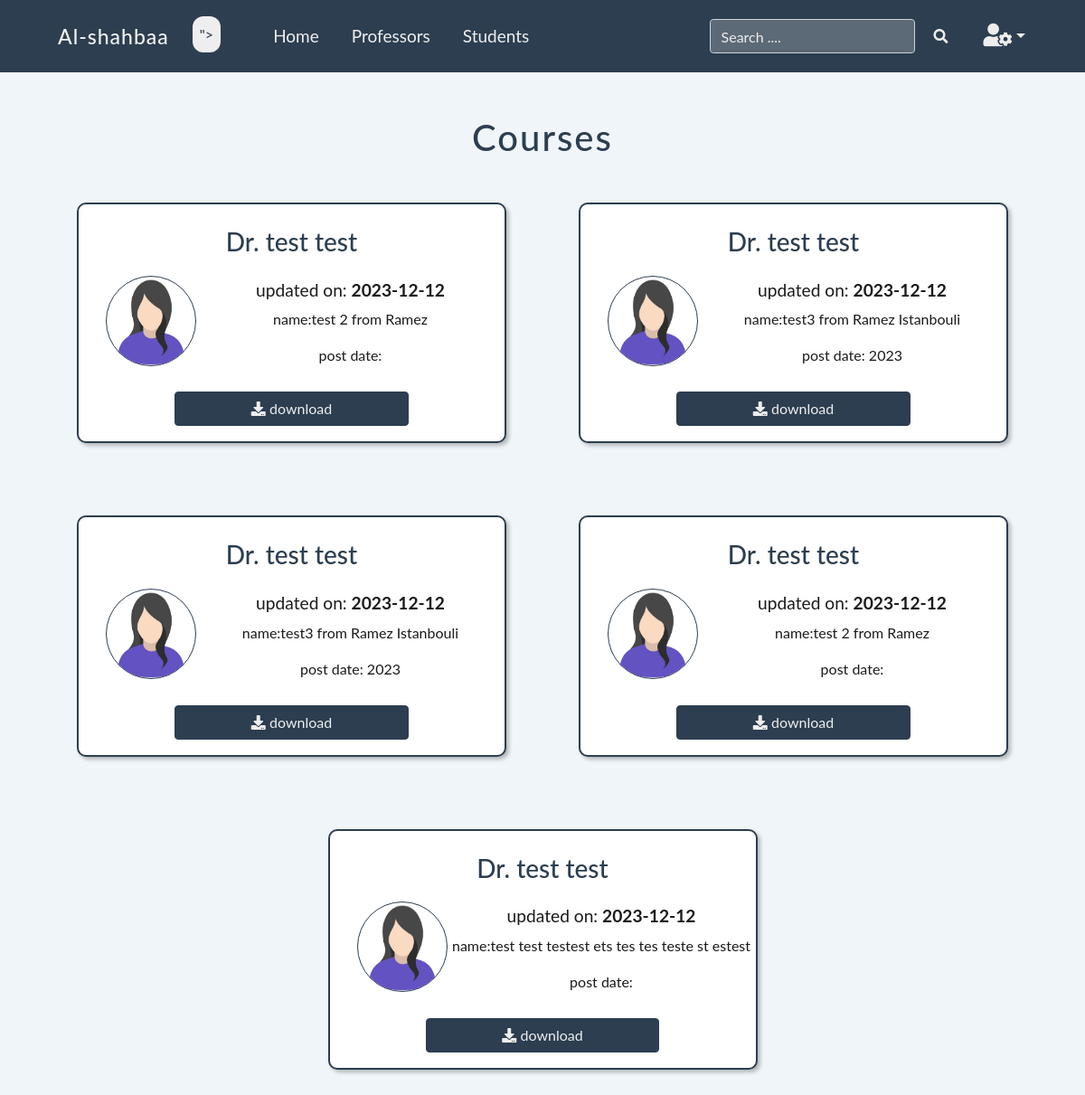
Screenshot of /home.php?u_id= (signed in) with the database file from the repository.
### tables this page shows
CREATE TABLE `post` (
  `postId` int(11) NOT NULL,
  `publisher` int(11) NOT NULL,
  `content` varchar(255) NOT NULL,
  `PDF` int(255) NOT NULL,
  `date` date NOT NULL,
  `course` varchar(255) NOT NULL
);

CREATE TABLE `doctor` (
  `Id` int(11) NOT NULL,
  `firstName` varchar(255) NOT NULL,
  `lastName` varchar(255) NOT NULL,
  `username` varchar(255) NOT NULL,
  `password` varchar(255) NOT NULL,
  `specialization` int(11) NOT NULL,
  `gender` int(11) NOT NULL,
  `Image` varchar(255) NOT NULL,
  `cover` varchar(255) NOT NULL,
  `isDoctor` int(1) NOT NULL
);

### includes/userSession.php (called while the page is built, shortened)
<?php
    $user = $_SESSION['username'];
    ?>

### includes/getPosts.php (the view, shortened to what this page needs)
<?php
include 'connection.php';
function getPost(){
    global $con;
    $perPage = 10;
        if(isset($_GET['page'])){
            $page = $_GET['page'];
        }else{
            $page = 1;
        }
    $startFrom = ($page-1) * $perPage;
    $getPosts = "SELECT * FROM post ORDER BY 1 DESC LIMIT $startFrom, $perPage";
    $run = mysqli_query($con, $getPosts);
    while ($rowPosts = mysqli_fetch_array($run)) {
        $Publisher = $rowPosts['publisher'];
        $content = substr($rowPosts['content'], 0 ,255);
        $PDF = $rowPosts['PDF'];
        $postDate = $rowPosts['date'];
        $postCourse = $rowPosts['course'];
        $userPublisher = "SELECT * FROM doctor WHERE ID='$Publisher'";
        $runKnowUser = mysqli_query($con, $userPublisher);
        $rowUser = mysqli_fetch_array($runKnowUser);
        $userNamePublisher = 'Dr. ' . $rowUser['firstName'] . ' ' . $rowUser['lastName'];
        $userImgPublisher = $rowUser['Image'];
        if ($content == '' && strlen($PDF) >= 1) {
            echo '
            <div id="posts" class="col-md-5 col-sm-12 post">
                <h3 class="doctor-name"><a href="doctorProfile.php?u_id=' . $Publisher . '">' . $userNamePublisher . '</a></h3>
                    <div class="row">
                            <div class="col-auto">
                                <p>
                                    <img src="' . $userImgPublisher . '" alt="profile" class="PostPublisher">
                                </p>
                            </div>
                            <div class="col post-details">
                                    <h4><small>updated on: <strong>' . $postDate . '</strong></small></h4>
                                <p>'.$postCourse.'</p>
                            </div>
                    </div>
                    <div class="col">
                        <a name="download" id="download" class="btn" href="' . $PDF . '.pdf" role="button"><i class="fa fa-download" aria-hidden="true"></i> download</a>
                    </div>
            </div>
       ';
   }elseif ($content != '' && strlen($PDF) >= 1) {
       echo '
       <div id="posts" class="col-md-5 col-sm-12 post">
         <h3 class="doctor-name"><a href="doctorProfile.php?u_id=' . $Publisher . '">' . $userNamePublisher . '</a></h3>
           <div class="row">
               <div class="col-auto">
                   <p>
                      <img src="' . $userImgPublisher . '" alt="profile" class="PostPublisher">
                   </p>
               </div>
               <div class="col post-details">
                    <h4><small>updated on: <strong>' . $postDate . '</strong></small></h4>
                    <p>name:' . $content . '</p>
                    <p>post date:'.$postCourse.'</p>
               </div>
           </div>
           <div class="col">
               <a name="download" id="download" class="btn " href="' . $PDF . '" role="button"><i class="fa fa-download" aria-hidden="true"></i> download</a>
           </div>
       </div>
       ';
    }
    }
}
?>

### includes/header.php (shortened to what this page needs)
<!DOCTYPE html>
<html lang="en">
<head>
    <link rel="stylesheet" href="CSS/bootstrap.min.css">
    <link rel="stylesheet" href="CSS/all.css">
    <link rel="stylesheet" href="CSS/style.css">
    <link rel="stylesheet" href="https://use.fontawesome.com/releases/v5.1.1/css/all.css">
    <link rel="stylesheet" href="https://cdn.jsdelivr.net/npm/bootstrap-icons@1.11.2/font/bootstrap-icons.min.css">
</head>
<body>

### includes/navbar.php (shortened to what this page needs)
<?php
    if($user == 'admin'):
echo '
<nav class="navbar navbar-expand-sm">
    <a class="navbar-brand ml-5" href="home.php">Al-shahbaa</a>
    <button class="navbar-toggler d-lg-none" type="button" data-toggle="collapse" data-target="#navbar"
        aria-controls="navbar" aria-expanded="false" aria-label="Toggle navigation">
        <span class="navbar-toggler-icon">
            <i class="bi bi-list"></i>
        </span>
    </button>
    <div class="collapse navbar-collapse mr-4" id="navbar">
        <ul class="navbar-nav mr-auto mt-2 mt-lg-0">
            <li>
                <a class="nav-link username-nav" href="#">admin</a>
            </li>
            <li class="nav-item">
                <a class="nav-link" href="home.php">
                    Home</a>
            </li>
            <li class="nav-item">
                <a class="nav-link" href="adminDoctorSearch.php">
                    Professors</a>
            </li>
            <li class="nav-item">
                <a class="nav-link" href="signupDoctor.php">
                    Add Professors</a>
            </li>
            <li class="nav-item">
                <a class="nav-link" href="adminSearchUser.php">
                    Students</a>
            </li>
            <li class="nav-item">
                <a class="nav-link" href="signup.php">
                    Add Student</a>
            </li>
        </ul>
        <form class="form-inline my-2 my-lg-0">
            <input class="form-control mr-sm-2 search-bar" type="text" placeholder="Search ...." name="searchUser">
            <button class="btn search-btn my-2 my-sm-0" type="submit" name="SearchUserBtn"><i class="fa fa-search"
                    aria-hidden="true"></i></button>
        </form>
        <li class="nav-item dropdown d-flex align-item-center">
            <a class="nav-link dropdown-toggle" href="users.php" id="usersDropdown" data-toggle="dropdown"
                aria-haspopup="true" aria-expanded="false"><i class="fas fa-user-cog fa-lg  "></i></a>
            <div class="dropdown-menu" aria-labelledby="usersDropdown">
                <a class="dropdown-item" href="#">Settings</a>
                <a class="dropdown-item" href="includes/logout.php">logout</a>
            </div>
        </li>
    </div>
</nav>
';
else:
    echo '
<nav class="navbar navbar-expand-sm">
    <a class="navbar-brand ml-5" href="home.php">Al-shahbaa</a>
    <button class="navbar-toggler d-lg-none" type="button" data-toggle="collapse" data-target="#navbar"
        aria-controls="navbar" aria-expanded="false" aria-label="Toggle navigation">
        <span class="navbar-toggler-icon">
            <i class="bi bi-list"></i>
        </span>
    </button>
    <div class="collapse navbar-collapse mr-4" id="navbar">
        <ul class="navbar-nav mr-auto mt-2 mt-lg-0">
            <li>
                <a class="nav-link username-nav"
                    href="profile.php?<?php echo "u_id=$userId"; ?>"><?php echo "$userFname $userLname"; ?></a>
</li>
<li class="nav-item">
    <a class="nav-link" href="home.php">
        Home</a>
</li>
<li class="nav-item">
    <a class="nav-link" href="doctorSearch.php">
        Professors</a>
</li>
<li class="nav-item">
    <a class="nav-link" href="searchUser.php">
        Students</a>
</li>
</ul>
<form class="form-inline my-2 my-lg-0">
    <input class="form-control mr-sm-2 search-bar" type="text" placeholder="Search ...." name="searchUser">
    <button class="btn search-btn my-2 my-sm-0" type="submit" name="SearchUserBtn"><i class="fa fa-search"
            aria-hidden="true"></i></button>
</form>
<li class="nav-item dropdown d-flex align-item-center">
    <a class="nav-link dropdown-toggle" href="users.php" id="usersDropdown" data-toggle="dropdown" aria-haspopup="true"
        aria-expanded="false"><i class="fas fa-user-cog fa-lg  "></i></a>
    <div class="dropdown-menu" aria-labelledby="usersDropdown">
        <a class="dropdown-item" href="#">Settings</a>
        <a class="dropdown-item" href="includes/logout.php">logout</a>
    </div>
</li>
</div>
</nav>
';
endif; ?>

### home.php (shortened to what this page needs)
<?php
include 'init.php';
include $head;
include $navbar;
?>
<div class="container ">
            <h1 class='courses-title mt-5 text-center'>Courses</h1>
     <div class="postsArea row d-flex align-items-center justify-content-center">
         <?php echo getPost(); ?>
     </div>
</div>
<?php
include $foot;
?>

### includes/footer.php (shortened to what this page needs)
</body>
</html>

### CSS/all.css (style rules this page uses)
.fa, .fab, .fal, .far, .fas { -moz-osx-font-smoothing: grayscale; -webkit-font-smoothing: antialiased; display: inline-block; font-style: normal; font-variant: normal; text-rendering: auto; line-height: 1 }
.fa-lg { font-size: 1.33333em; line-height: .75em; vertical-align: -.0667em }
.fa-download:before { content: "\f019" }
.fa-search:before { content: "\f002" }
.fa-user-cog:before { content: "\f4fe" }
.fa, .far, .fas { font-family: "Font Awesome 5 Free" }
.fa, .fas { font-weight: 900 }

### CSS/style.css (style rules this page uses)
html body { font-family: lato !important; background-color: #F0F5F9; color: #1a1a1a; overflow-x: hidden; }
.navbar { background-color: #2C3E50 !important; min-height: 80px; }
.navbar-brand { color: #F2F2F2; font-size: 23px; font-weight: 550; letter-spacing: 1px; }
.nav-link { color: #eee; transition: 0.2s; margin: 0 10px; font-size: 19px; }
.username-nav { background: #eee ; color: #2C3E50; border-radius: 12px; padding: 8px; font-size: 16px; font-weight: 550; margin: 0 40px 0 10px; }
.search-btn { color: #eee; transition: 0.2s; }
li.nav-item.dropdown::marker { display: none !important; font-size: 0; }
.search-bar { background-color: #eeeeee3f; }
.search-bar::placeholder { color: #eee !important; }
.PostPublisher { border-radius: 50%; width: 100px; height: 100px; display: block; position: relative; left: 25px; }
#download { width: 60%; margin: 12px; border: 1px solid #2C3E50; background-color: #2C3E50; color: #eee; transition: 0.3s; }
.post { padding: 5px; margin: 40px; border: 2px solid #2C3E50; text-align: center; background-color: #FFFFFF; border-radius: 10px; box-shadow: 3px 3px 4px #0000003f; transition: 0.2s; }
.post img { border: 1px solid #2C3E50; }
.doctor-name { margin: 15px 0; padding: 5px 0; text-align: center; }
.doctor-name a { text-decoration: none; color: #2c3e50; font-weight: 550; transition: 0.1s; }
.courses-title { font-weight: 550; color: #2c3e50; letter-spacing: 2px; }

### rows the page displays
post: publisher.lastName "Dr. test test", publisher.Image (picture), date "2023-12-12", content "test 2 from Ramez"
post: publisher.lastName "Dr. test test", publisher.Image (picture), date "2023-12-12", content "test3 from Ramez Istanbouli", course "2023"
post: publisher.lastName "Dr. test test", publisher.Image (picture), date "2023-12-12", content "test3 from Ramez Istanbouli", course "2023"
post: publisher.lastName "Dr. test test", publisher.Image (picture), date "2023-12-12", content "test 2 from Ramez"
post: publisher.lastName "Dr. test test", publisher.Image (picture), date "2023-12-12", content "test test testest ets tes tes teste st estest"
